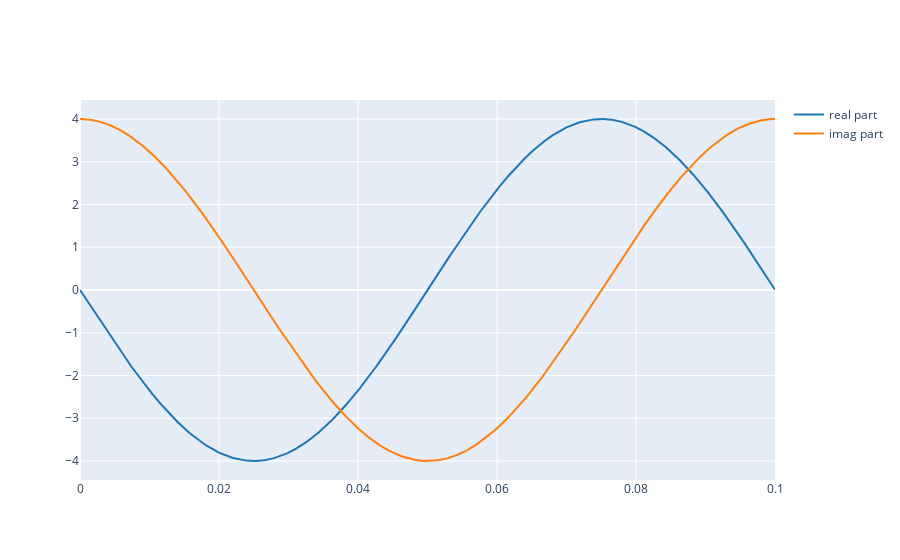

The notebook cell saved with this chart:
### Markdown cell above
Now we can plot the real and imaginary part of this signal:

### Code cell
plot_signals([np.real(x), np.imag(x)], fs, name=['real part', 'imag part'])

### Figure 1 — Plotly figure (JSON) as saved in the notebook; plotly's stock layout.template omitted (floating-point values rounded to 4 significant figures; data arrays with more than 128 entries replaced by an {"elided": "..."} marker saying what was removed)
{"data": [{"line": {"color": "#1f77b4", "shape": "linear"}, "mode": "lines", "name": "real part", "type": "scatter", "x": {"elided": "4410 float values"}, "y": {"elided": "4410 float values"}}, {"line": {"color": "#ff7f0e", "shape": "linear"}, "mode": "lines", "name": "imag part", "type": "scatter", "x": {"elided": "4410 float values"}, "y": {"elided": "4410 float values"}}], "layout": {}}
